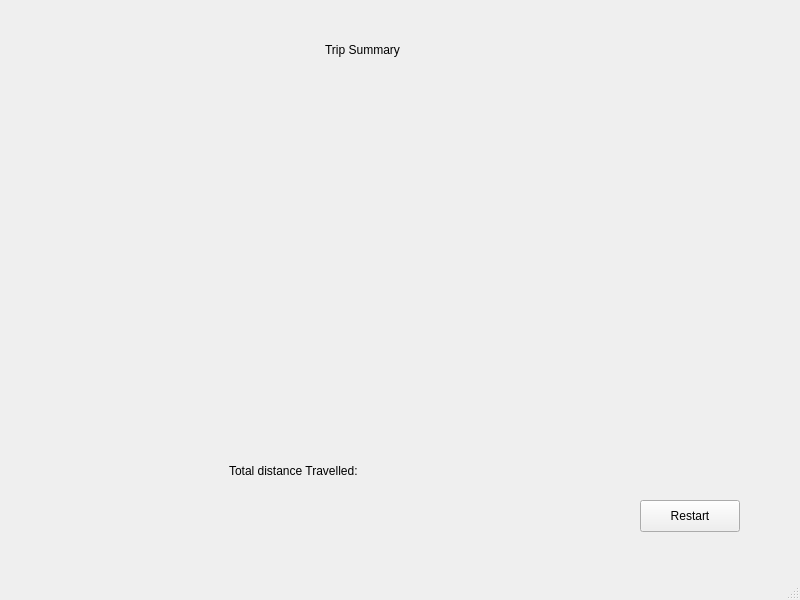
<?xml version="1.0" encoding="UTF-8"?>
<ui version="4.0">
 <class>parisWindow1</class>
 <widget class="QMainWindow" name="parisWindow1">
  <property name="geometry">
   <rect>
    <x>0</x>
    <y>0</y>
    <width>800</width>
    <height>600</height>
   </rect>
  </property>
  <property name="windowTitle">
   <string/>
  </property>
  <widget class="QWidget" name="centralwidget">
   <widget class="QLabel" name="label">
    <property name="geometry">
     <rect>
      <x>157</x>
      <y>40</y>
      <width>411</width>
      <height>20</height>
     </rect>
    </property>
    <property name="text">
     <string>Trip Summary</string>
    </property>
    <property name="alignment">
     <set>Qt::AlignmentFlag::AlignCenter</set>
    </property>
   </widget>
   <widget class="QWidget" name="verticalLayoutWidget">
    <property name="geometry">
     <rect>
      <x>139</x>
      <y>89</y>
      <width>481</width>
      <height>321</height>
     </rect>
    </property>
    <layout class="QVBoxLayout" name="verticalLayout">
     <item>
      <widget class="QWidget" name="summaryContainer" native="true"/>
     </item>
    </layout>
   </widget>
   <widget class="QWidget" name="horizontalLayoutWidget">
    <property name="geometry">
     <rect>
      <x>229</x>
      <y>450</y>
      <width>271</width>
      <height>41</height>
     </rect>
    </property>
    <layout class="QHBoxLayout" name="horizontalLayout">
     <item>
      <widget class="QLabel" name="label_2">
       <property name="text">
        <string>Total distance Travelled: </string>
       </property>
      </widget>
     </item>
     <item>
      <widget class="QLabel" name="totalDistLabel">
       <property name="text">
        <string/>
       </property>
      </widget>
     </item>
    </layout>
   </widget>
   <widget class="QPushButton" name="restartButton">
    <property name="geometry">
     <rect>
      <x>640</x>
      <y>500</y>
      <width>100</width>
      <height>32</height>
     </rect>
    </property>
    <property name="text">
     <string>Restart</string>
    </property>
   </widget>
  </widget>
  <widget class="QMenuBar" name="menubar">
   <property name="geometry">
    <rect>
     <x>0</x>
     <y>0</y>
     <width>800</width>
     <height>24</height>
    </rect>
   </property>
  </widget>
  <widget class="QStatusBar" name="statusbar"/>
 </widget>
 <resources/>
 <connections/>
</ui>
